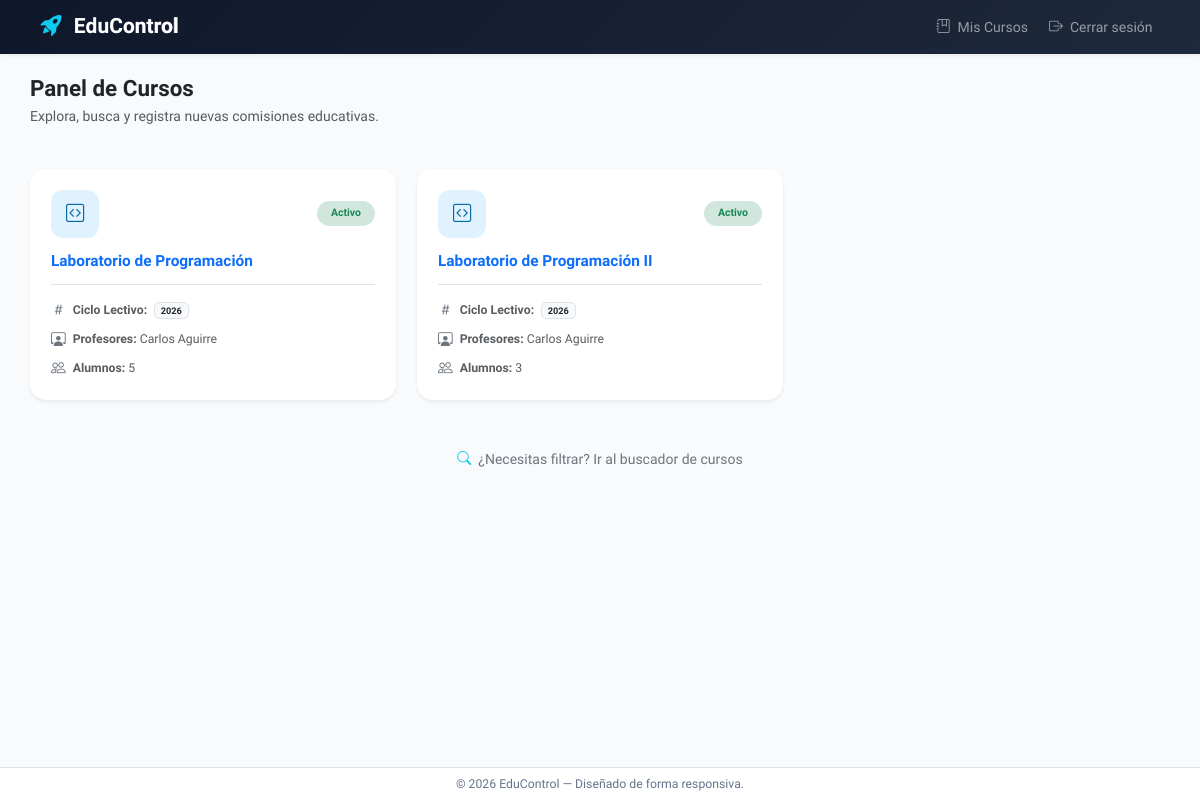
/cursos/ (signed in), run on the app's committed database.
### myApp/models.py (models this page shows, shortened)
class Curso(models.Model):
    nombre = models.CharField(max_length=100)
    camada = models.IntegerField()
    profesores = models.ManyToManyField(
        Profesor,
        related_name='cursos',
        blank=True,
    )

class Profesor(models.Model):
    nombre = models.CharField(max_length=100)
    apellido = models.CharField(max_length=100)
    email = models.EmailField()
    profesion = models.CharField(max_length=100)
    user = models.OneToOneField(
        settings.AUTH_USER_MODEL,
        null=True,
        blank=True,
        on_delete=models.SET_NULL,
        related_name='profesor',
    )

### myApp/views.py (the view)
# urls.py: path('cursos/', lista_cursos, name='cursos'),
@login_required
def lista_cursos(request):
    if es_administrador(request.user):
        cursos = Curso.objects.all()
    else:
        cursos = Curso.objects.filter(profesores__user=request.user)
    cursos = cursos.prefetch_related('profesores', 'inscripciones')
    return render(request, 'myApp/cursos_list.html', {'cursos': cursos})

### myApp/context_processors.py (called while the page is built)
def roles(request):
    return {
        'es_admin': es_administrador(request.user),
        'es_profesor': es_profesor(request.user),
    }

### myApp/templates/myApp/cursos_list.html (shortened to what this page needs)
{% extends 'myApp/base.html' %}
{% block contenido %}
<div class="row align-items-center mb-4 mb-md-5 g-3">
    <div class="col-12 col-md-8 text-center text-md-start">
        <h1 class="fw-bold text-dark mb-1">Panel de Cursos</h1>
        <p class="text-muted mb-0">Explora, busca y registra nuevas comisiones educativas.</p>
    </div>
</div>
<div class="row row-cols-1 row-cols-md-2 row-cols-lg-3 g-3 g-md-4">
    {% for curso in cursos %}
    <div class="col animate__animated animate__fadeInUp" style="animation-delay: {{ forloop.counter0 }}00ms;">
        <div class="card h-100 shadow-sm custom-card p-3">
            <div class="card-body d-flex flex-column p-2">
                <div class="d-flex align-items-center justify-content-between mb-3">
                    <div class="card-icon-avatar">
                        <i class="bi bi-code-square"></i>
                    </div>
                    <span class="badge rounded-pill bg-success-subtle text-success px-3 py-2 fw-semibold">
                        Activo
                    </span>
                </div>
                <h4 class="card-title fw-bold text-primary mb-3">{{ curso.nombre }}</h4>
                <div class="mt-auto border-top pt-3 text-muted small">
                    <div class="d-flex align-items-center mb-2">
                        <i class="bi bi-hash text-secondary me-2 fs-5"></i>
                        <span><strong>Ciclo Lectivo:</strong> <span class="badge bg-light text-dark border ms-1">{{ curso.camada }}</span></span>
                    </div>
                    <div class="d-flex align-items-center mb-2">
                        <i class="bi bi-person-workspace text-secondary me-2 fs-5"></i>
                        <span><strong>Profesores:</strong>
                            {% for profesor in curso.profesores.all %}{{ profesor.nombre }} {{ profesor.apellido }}{% if not forloop.last %}, {% endif %}{% empty %}<span class="text-muted">Sin asignar</span>{% endfor %}
                        </span>
                    </div>
                    <div class="d-flex align-items-center">
                        <i class="bi bi-people text-secondary me-2 fs-5"></i>
                        <span><strong>Alumnos:</strong> {{ curso.inscripciones.count }}</span>
                    </div>
                </div>
            </div>
        </div>
    </div>
    {% endfor %}
</div>
<div class="text-center mt-4 mt-md-5">
    <a href="{% url 'myapp:buscar_curso' %}" class="btn btn-link text-decoration-none text-secondary fw-medium">
        <i class="bi bi-search me-2 text-info"></i>¿Necesitas filtrar? Ir al buscador de cursos
    </a>
</div>
{% endblock %}

### myApp/templates/myApp/base.html (style rules this page uses)
html { font-size: 14px; }
body { font-family: 'Plus Jakarta Sans', sans-serif; background-color: #f8fafc; }
h1 { font-size: 1.6rem; }
h4 { font-size: 1.1rem; }
.fs-5 { font-size: 1.05rem !important; }

### myApp/templates/myApp/cursos_list.html (style rules this page uses)
.custom-card { border: none; border-radius: 16px; transition: transform 0.2s ease, box-shadow 0.2s ease; background: #ffffff; }
.card-icon-avatar { width: 48px; height: 48px; background-color: #e0f2fe; color: #0369a1; border-radius: 12px; display: flex; align-items: center; justify-content: center; font-size: 1.3rem; flex-shrink: 0; }

### data on the page
Curso: nombre "Laboratorio de Programación", camada "2026", inscripciones.count "5"
Profesor: nombre "Carlos", apellido "Aguirre"
Curso: nombre "Laboratorio de Programación II", camada "2026", inscripciones.count "3"
